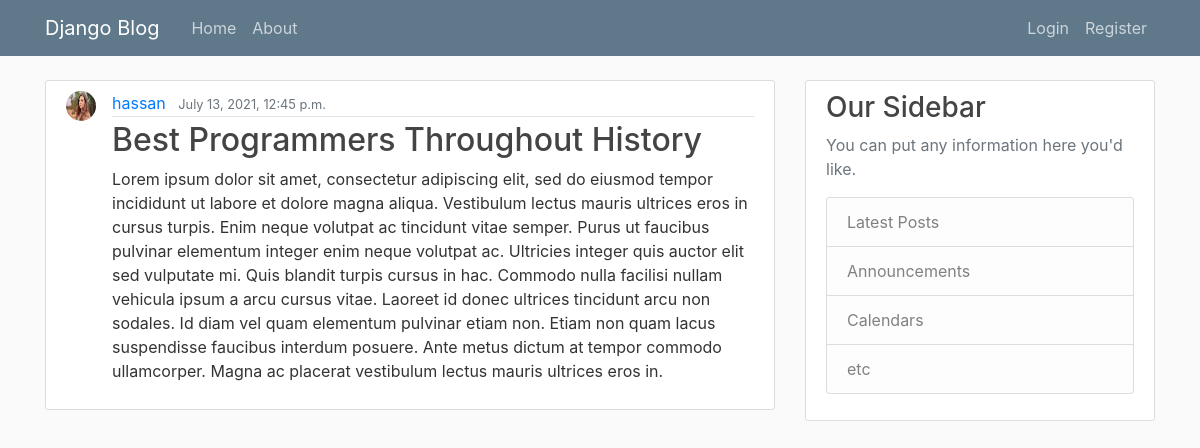
The app's page /post/17/ with its own data.
### blog/models.py (models this page shows, shortened)
class Post(models.Model):
    title = models.CharField(max_length=100)
    content = models.TextField()
    date_posted = models.DateTimeField(default=timezone.now)
    author = models.ForeignKey(User, on_delete=models.CASCADE)

### users/models.py (models this page shows, shortened)
class Profile(models.Model):
    user = models.OneToOneField(User, on_delete=models.CASCADE)
    image = models.ImageField(default="default.jpg", upload_to="profile_images")

### blog/views.py (the view)
# urls.py: path("post/<int:pk>/", PostDetailView.as_view(), name="post-detail"),
class PostDetailView(DetailView):
    model = Post

### blog/templates/blog/post_detail.html (shortened to what this page needs)
{% extends "blog/base.html" %}
{% block content %}
<article class="media content-section">
    <img class="rounded-circle article-img" src="{{object.author.profile.image.url}}">
    <div class="media-body">
        <div class="article-metadata">
            <a class="mr-2" href="{% url 'user-posts' object.author.username %}">{{ object.author }}</a>
            <small class="text-muted">{{ object.date_posted }}</small>
        </div>
        <h2 class="article-title">{{ object.title }}</h2>
        <p class="article-content">{{ object.content }}</p>
    </div>
</article>
{% endblock content %}

### blog/static/blog/main.css (style rules this page uses)
body { background: #fafafa; color: #333333; margin-top: 5rem; }
h1, h2, h3, h4, h5, h6 { color: #444444; }
.content-section { background: #ffffff; padding: 10px 20px; border: 1px solid #dddddd; border-radius: 3px; margin-bottom: 20px; }
.article-title { color: #444444; }
.article-content { white-space: pre-line; }
.article-img { height: 30px; width: 30px; margin-right: 16px; }
.article-metadata { padding-bottom: 1px; margin-bottom: 4px; border-bottom: 1px solid #e3e3e3 }

### records on screen
Post: author.profile.image (picture), author "hassan", date_posted "July 13, 2021, 12:45 p.m.", title "Best Programmers Throughout History", content "Lorem ipsum dolor sit amet, consectetur adipiscing elit, sed do eiusmod tempor incididunt ut labore et dolore magna aliqua. Vestibulum lectus mauris ultrices eros in cursus turpis. Enim neque volutpat ac tincidunt vitae semper. Purus ut faucibus pulvinar elementum integer enim neque volutpat ac. Ultricies integer quis auctor elit sed vulputate mi. Quis blandit turpis cursus in hac. Commodo nulla facilisi nullam vehicula ipsum a arcu cursus vitae. Laoreet id donec ultrices tincidunt arcu non sodales. Id diam vel quam elementum pulvinar etiam non. Etiam non quam lacus suspendisse faucibus interdum posuere. Ante metus dictum at tempor commodo ullamcorper. Magna ac placerat vestibulum lectus…"
